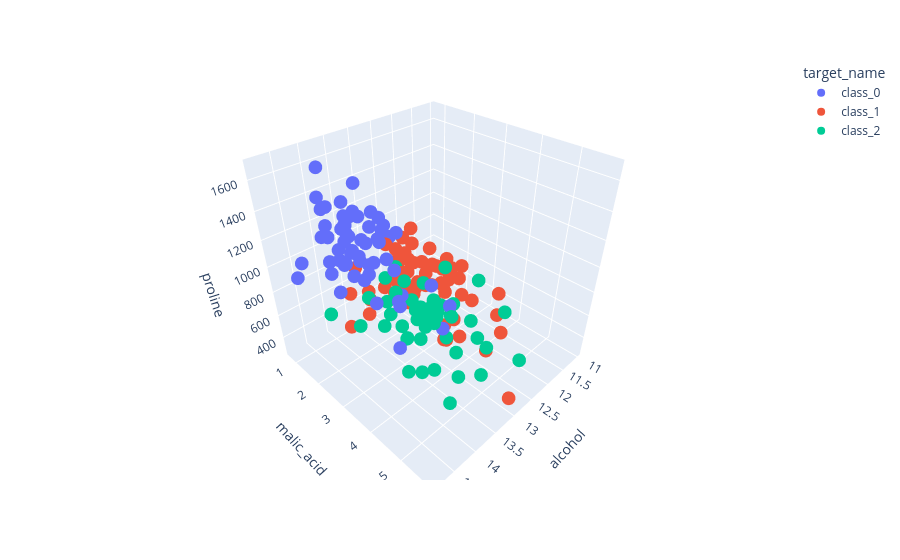

The code cell stored with this chart in its notebook:
### Code cell
# 2) scatter_3d: escolher alcohol, malic_acid, proline 
fig = px.scatter_3d(df, x="alcohol", y="malic_acid", z="proline", color="target_name")
fig.show()
